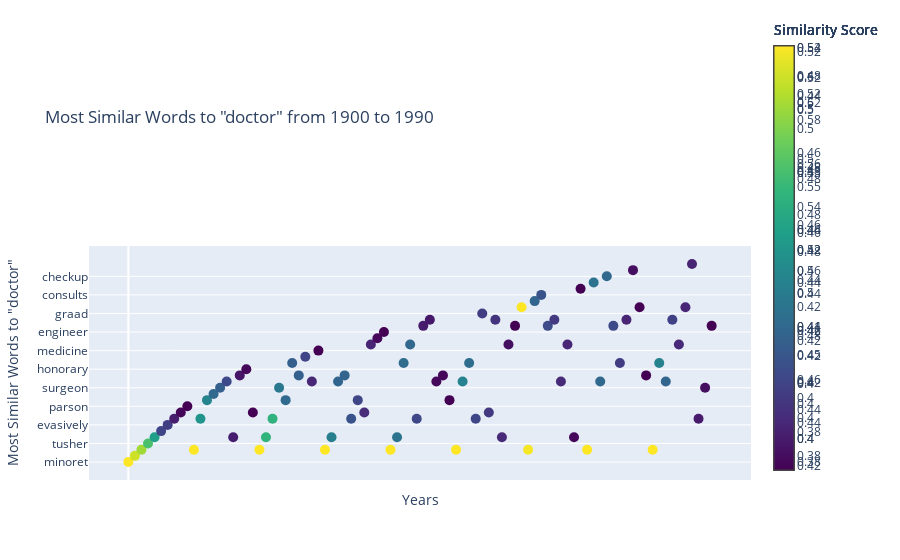

Here is the notebook cell this chart was saved with:
### Code cell
import plotly.graph_objs as go
import numpy as np

def plot_similar_words(word, years):
    traces = []
    
    for idx, year in enumerate(years):
        kv = load_keyed_vectors(year)
        similar_words = kv.most_similar(word, topn=10)
        
        # Get the word labels and similarity scores
        labels = [w[0] for w in similar_words]
        scores = [w[1] for w in similar_words]
        
        # Set the y coordinate for each year's words
        y_positions = np.arange(len(labels)) + idx * len(labels)
        
        # Create a scatter plot with color representing the similarity score
        trace = go.Scatter(
            x=y_positions,
            y=labels, 
            mode='markers',
            marker=dict(
                size=10,
                color=scores,
                colorscale='Viridis',
                showscale=True,
                colorbar=dict(title='Similarity Score',thickness=20, len=2, yanchor='middle', y=1)
            ),
            text=[str(year)] * len(labels),
            name=str(year)
        )
        
        traces.append(trace)
    
    layout = go.Layout(
        title=f'Most Similar Words to "{word}" from 1900 to 1990',
        xaxis=dict(title='Years', tickvals=[], showticklabels=False),
        yaxis=dict(title=f'Most Similar Words to "{word}"'),
        showlegend=False
    )
    
    fig = go.Figure(data=traces, layout=layout)
    fig.show()

plot_similar_words('doctor', range(1900, 1990, 10))

### Figure 1 — Plotly figure (JSON) as saved in the notebook; plotly's stock layout.template omitted (floating-point values rounded to 4 significant figures)
{"data": [{"marker": {"color": [0.4464, 0.4424, 0.4386, 0.4304, 0.4224, 0.403, 0.4018, 0.3959, 0.3922, 0.3914], "colorbar": {"len": 2, "thickness": 20, "title": {"text": "Similarity Score"}, "y": 1, "yanchor": "middle"}, "colorscale": [[0, "#440154"], [0.1111, "#482878"], [0.2222, "#3e4989"], [0.3333, "#31688e"], [0.4444, "#26828e"], [0.5556, "#1f9e89"], [0.6667, "#35b779"], [0.7778, "#6ece58"], [0.8889, "#b5de2b"], [1, "#fde725"]], "showscale": true, "size": 10}, "mode": "markers", "name": "1900", "text": ["1900", "1900", "1900", "1900", "1900", "1900", "1900", "1900", "1900", "1900"], "type": "scatter", "x": [0, 1, 2, 3, 4, 5, 6, 7, 8, 9], "y": ["minoret", "livesey", "physician", "tusher", "lawyer", "fettes", "evasively", "bachelor", "replied", "parson"]}, {"marker": {"color": [0.5222, 0.451, 0.4414, 0.4242, 0.4195, 0.4076, 0.3873, 0.3835, 0.3771, 0.375], "colorbar": {"len": 2, "thickness": 20, "title": {"text": "Similarity Score"}, "y": 1, "yanchor": "middle"}, "colorscale": [[0, "#440154"], [0.1111, "#482878"], [0.2222, "#3e4989"], [0.3333, "#31688e"], [0.4444, "#26828e"], [0.5556, "#1f9e89"], [0.6667, "#35b779"], [0.7778, "#6ece58"], [0.8889, "#b5de2b"], [1, "#fde725"]], "showscale": true, "size": 10}, "mode": "markers", "name": "1910", "text": ["1910", "1910", "1910", "1910", "1910", "1910", "1910", "1910", "1910", "1910"], "type": "scatter", "x": [10, 11, 12, 13, 14, 15, 16, 17, 18, 19], "y": ["physician", "bachelor", "priest", "answered", "surgeon", "nurse", "lawyer", "doctors", "honorary", "replied"]}, {"marker": {"color": [0.4878, 0.4489, 0.4482, 0.4221, 0.4155, 0.4109, 0.4108, 0.4006, 0.3898, 0.3778], "colorbar": {"len": 2, "thickness": 20, "title": {"text": "Similarity Score"}, "y": 1, "yanchor": "middle"}, "colorscale": [[0, "#440154"], [0.1111, "#482878"], [0.2222, "#3e4989"], [0.3333, "#31688e"], [0.4444, "#26828e"], [0.5556, "#1f9e89"], [0.6667, "#35b779"], [0.7778, "#6ece58"], [0.8889, "#b5de2b"], [1, "#fde725"]], "showscale": true, "size": 10}, "mode": "markers", "name": "1920", "text": ["1920", "1920", "1920", "1920", "1920", "1920", "1920", "1920", "1920", "1920"], "type": "scatter", "x": [20, 21, 22, 23, 24, 25, 26, 27, 28, 29], "y": ["physician", "lawyer", "bachelor", "surgeon", "priest", "dentist", "doctors", "bedside", "nurse", "medicine"]}, {"marker": {"color": [0.5326, 0.4373, 0.4191, 0.419, 0.4075, 0.4005, 0.3857, 0.3819, 0.3685, 0.3649], "colorbar": {"len": 2, "thickness": 20, "title": {"text": "Similarity Score"}, "y": 1, "yanchor": "middle"}, "colorscale": [[0, "#440154"], [0.1111, "#482878"], [0.2222, "#3e4989"], [0.3333, "#31688e"], [0.4444, "#26828e"], [0.5556, "#1f9e89"], [0.6667, "#35b779"], [0.7778, "#6ece58"], [0.8889, "#b5de2b"], [1, "#fde725"]], "showscale": true, "size": 10}, "mode": "markers", "name": "1930", "text": ["1930", "1930", "1930", "1930", "1930", "1930", "1930", "1930", "1930", "1930"], "type": "scatter", "x": [30, 31, 32, 33, 34, 35, 36, 37, 38, 39], "y": ["physician", "lawyer", "nurse", "doctors", "bachelor", "priest", "replied", "master", "specialist", "engineer"]}, {"marker": {"color": [0.5204, 0.4358, 0.4312, 0.4281, 0.4132, 0.3934, 0.3921, 0.3855, 0.3854, 0.383], "colorbar": {"len": 2, "thickness": 20, "title": {"text": "Similarity Score"}, "y": 1, "yanchor": "middle"}, "colorscale": [[0, "#440154"], [0.1111, "#482878"], [0.2222, "#3e4989"], [0.3333, "#31688e"], [0.4444, "#26828e"], [0.5556, "#1f9e89"], [0.6667, "#35b779"], [0.7778, "#6ece58"], [0.8889, "#b5de2b"], [1, "#fde725"]], "showscale": true, "size": 10}, "mode": "markers", "name": "1940", "text": ["1940", "1940", "1940", "1940", "1940", "1940", "1940", "1940", "1940", "1940"], "type": "scatter", "x": [40, 41, 42, 43, 44, 45, 46, 47, 48, 49], "y": ["physician", "lawyer", "dentist", "master", "bachelor", "practitioner", "psychiatrist", "nurse", "doctors", "priest"]}, {"marker": {"color": [0.5405, 0.4563, 0.4428, 0.4209, 0.4163, 0.4141, 0.4119, 0.4071, 0.3947, 0.3888], "colorbar": {"len": 2, "thickness": 20, "title": {"text": "Similarity Score"}, "y": 1, "yanchor": "middle"}, "colorscale": [[0, "#440154"], [0.1111, "#482878"], [0.2222, "#3e4989"], [0.3333, "#31688e"], [0.4444, "#26828e"], [0.5556, "#1f9e89"], [0.6667, "#35b779"], [0.7778, "#6ece58"], [0.8889, "#b5de2b"], [1, "#fde725"]], "showscale": true, "size": 10}, "mode": "markers", "name": "1950", "text": ["1950", "1950", "1950", "1950", "1950", "1950", "1950", "1950", "1950", "1950"], "type": "scatter", "x": [50, 51, 52, 53, 54, 55, 56, 57, 58, 59], "y": ["physician", "nurse", "dentist", "bachelor", "graad", "replied", "psychiatrist", "lawyer", "master", "practitioner"]}, {"marker": {"color": [0.532, 0.5308, 0.46, 0.453, 0.4496, 0.4432, 0.4377, 0.4366, 0.4271, 0.4248], "colorbar": {"len": 2, "thickness": 20, "title": {"text": "Similarity Score"}, "y": 1, "yanchor": "middle"}, "colorscale": [[0, "#440154"], [0.1111, "#482878"], [0.2222, "#3e4989"], [0.3333, "#31688e"], [0.4444, "#26828e"], [0.5556, "#1f9e89"], [0.6667, "#35b779"], [0.7778, "#6ece58"], [0.8889, "#b5de2b"], [1, "#fde725"]], "showscale": true, "size": 10}, "mode": "markers", "name": "1960", "text": ["1960", "1960", "1960", "1960", "1960", "1960", "1960", "1960", "1960", "1960"], "type": "scatter", "x": [60, 61, 62, 63, 64, 65, 66, 67, 68, 69], "y": ["honoris", "physician", "zhivago", "consults", "practitioner", "psychiatrist", "nurse", "master", "lawyer", "pasternak"]}, {"marker": {"color": [0.6143, 0.4916, 0.4844, 0.4842, 0.4615, 0.4532, 0.4381, 0.4255, 0.4182, 0.4181], "colorbar": {"len": 2, "thickness": 20, "title": {"text": "Similarity Score"}, "y": 1, "yanchor": "middle"}, "colorscale": [[0, "#440154"], [0.1111, "#482878"], [0.2222, "#3e4989"], [0.3333, "#31688e"], [0.4444, "#26828e"], [0.5556, "#1f9e89"], [0.6667, "#35b779"], [0.7778, "#6ece58"], [0.8889, "#b5de2b"], [1, "#fde725"]], "showscale": true, "size": 10}, "mode": "markers", "name": "1970", "text": ["1970", "1970", "1970", "1970", "1970", "1970", "1970", "1970", "1970", "1970"], "type": "scatter", "x": [70, 71, 72, 73, 74, 75, 76, 77, 78, 79], "y": ["physician", "dietitian", "nurse", "checkup", "practitioner", "dentist", "psychiatrist", "doctorate", "honoris", "doctors"]}, {"marker": {"color": [0.6335, 0.495, 0.464, 0.431, 0.4104, 0.4082, 0.4065, 0.3995, 0.3912, 0.3814], "colorbar": {"len": 2, "thickness": 20, "title": {"text": "Similarity Score"}, "y": 1, "yanchor": "middle"}, "colorscale": [[0, "#440154"], [0.1111, "#482878"], [0.2222, "#3e4989"], [0.3333, "#31688e"], [0.4444, "#26828e"], [0.5556, "#1f9e89"], [0.6667, "#35b779"], [0.7778, "#6ece58"], [0.8889, "#b5de2b"], [1, "#fde725"]], "showscale": true, "size": 10}, "mode": "markers", "name": "1980", "text": ["1980", "1980", "1980", "1980", "1980", "1980", "1980", "1980", "1980", "1980"], "type": "scatter", "x": [80, 81, 82, 83, 84, 85, 86, 87, 88, 89], "y": ["physician", "dentist", "nurse", "psychiatrist", "master", "honoris", "pharmacist", "bachelor", "surgeon", "practitioner"]}], "layout": {"showlegend": false, "title": {"text": "Most Similar Words to \"doctor\" from 1900 to 1990"}, "xaxis": {"showticklabels": false, "tickvals": [], "title": {"text": "Years"}}, "yaxis": {"title": {"text": "Most Similar Words to \"doctor\""}}}}
